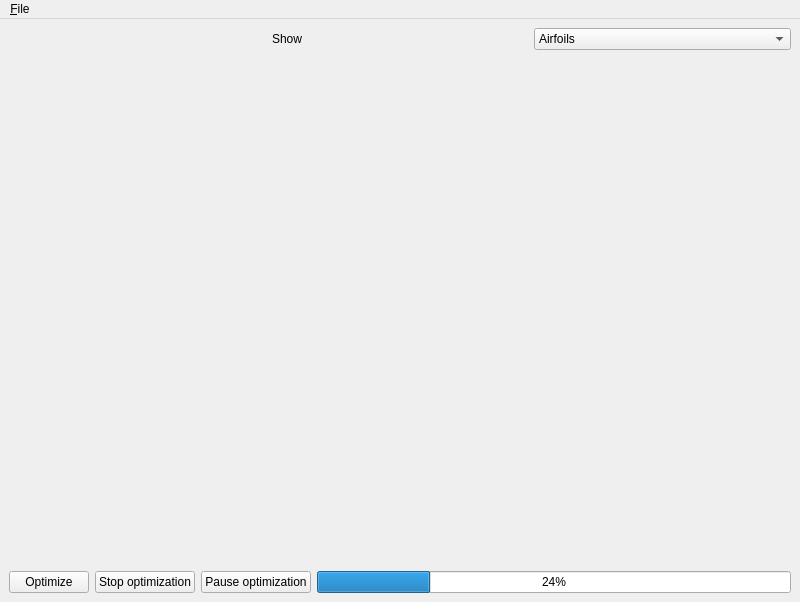
<?xml version="1.0" encoding="UTF-8"?>
<ui version="4.0">
 <class>MainWindow</class>
 <widget class="QMainWindow" name="MainWindow">
  <property name="geometry">
   <rect>
    <x>0</x>
    <y>0</y>
    <width>800</width>
    <height>602</height>
   </rect>
  </property>
  <property name="windowTitle">
   <string>Xoptfoil</string>
  </property>
  <widget class="QWidget" name="centralwidget">
   <property name="sizePolicy">
    <sizepolicy hsizetype="Preferred" vsizetype="Preferred">
     <horstretch>0</horstretch>
     <verstretch>0</verstretch>
    </sizepolicy>
   </property>
   <layout class="QVBoxLayout" name="verticalLayout">
    <item>
     <layout class="QHBoxLayout" name="horizontalLayout">
      <item>
       <widget class="MatplotlibToolbar" name="mpltoolbar"/>
      </item>
      <item>
       <widget class="QLabel" name="label">
        <property name="text">
         <string>Show</string>
        </property>
       </widget>
      </item>
      <item>
       <widget class="QComboBox" name="comboBox">
        <item>
         <property name="text">
          <string>Airfoils</string>
         </property>
        </item>
        <item>
         <property name="text">
          <string>Polars</string>
         </property>
        </item>
        <item>
         <property name="text">
          <string>Convergence</string>
         </property>
        </item>
       </widget>
      </item>
     </layout>
    </item>
    <item>
     <widget class="MatplotlibWidget" name="mplwidget"/>
    </item>
    <item>
     <layout class="QHBoxLayout" name="horizontalLayout_2">
      <item>
       <widget class="QPushButton" name="pushButton">
        <property name="text">
         <string>Optimize</string>
        </property>
       </widget>
      </item>
      <item>
       <widget class="QPushButton" name="pushButton_2">
        <property name="text">
         <string>Stop optimization</string>
        </property>
       </widget>
      </item>
      <item>
       <widget class="QPushButton" name="pushButton_3">
        <property name="text">
         <string>Pause optimization</string>
        </property>
       </widget>
      </item>
      <item>
       <widget class="QProgressBar" name="progressBar">
        <property name="value">
         <number>24</number>
        </property>
       </widget>
      </item>
     </layout>
    </item>
   </layout>
  </widget>
  <widget class="QMenuBar" name="menubar">
   <property name="geometry">
    <rect>
     <x>0</x>
     <y>0</y>
     <width>800</width>
     <height>23</height>
    </rect>
   </property>
   <widget class="QMenu" name="menuFile">
    <property name="title">
     <string>&amp;File</string>
    </property>
    <property name="toolTipsVisible">
     <bool>false</bool>
    </property>
    <addaction name="separator"/>
    <addaction name="action_Load_seed_airfoil"/>
    <addaction name="action_Generate_NACA_airfoil"/>
    <addaction name="separator"/>
    <addaction name="action_Quit"/>
    <addaction name="separator"/>
   </widget>
   <addaction name="menuFile"/>
  </widget>
  <action name="action_Quit">
   <property name="text">
    <string>&amp;Quit</string>
   </property>
   <property name="shortcut">
    <string>Ctrl+Q</string>
   </property>
  </action>
  <action name="action_Load_seed_airfoil">
   <property name="text">
    <string>&amp;Load seed airfoil</string>
   </property>
   <property name="shortcut">
    <string>Ctrl+L</string>
   </property>
  </action>
  <action name="action_Generate_NACA_airfoil">
   <property name="text">
    <string>&amp;Generate NACA seed airfoil</string>
   </property>
   <property name="shortcut">
    <string>Ctrl+G</string>
   </property>
  </action>
 </widget>
 <customwidgets>
  <customwidget>
   <class>MatplotlibToolbar</class>
   <extends>QToolBar</extends>
   <header>matplotlib_toolbar</header>
  </customwidget>
  <customwidget>
   <class>MatplotlibWidget</class>
   <extends>QWidget</extends>
   <header>matplotlibwidget</header>
   <container>1</container>
  </customwidget>
 </customwidgets>
 <resources/>
 <connections/>
</ui>
